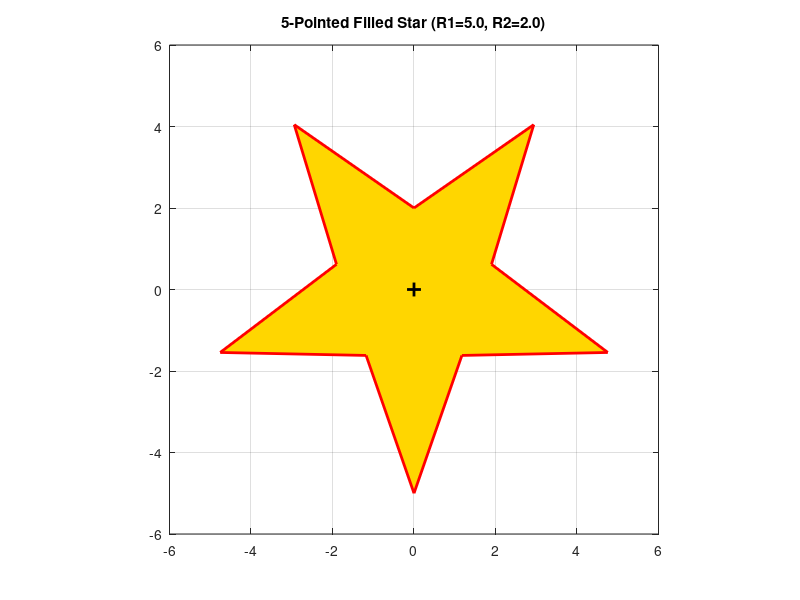

Write the MATLAB code that produced this figure.
% Draw a filled 5-pointed star with customizable inner and outer radius
% 绘制可填充的五角星（可指定内外半径）

%% Parameters
N = 5;        % Number of points (顶点数)
R1 = 5;       % Outer radius (外半径)
R2 = 2;       % Inner radius (内半径)
sang = -90;   % Start angle in degrees (起始角度)
fill_color = [1, 0.84, 0];   % Fill color (gold: RGB)
edge_color = [1, 0, 0];       % Edge color (red: RGB)
line_width = 2;        % Line width

%% Calculate vertices
num_vertices = 2 * N;  % 2*N vertices (outer + inner)
vertices = zeros(num_vertices, 2);

for i = 1:num_vertices
    angle = sang + (i - 1) * 180 / N;  % Each vertex separated by 180/N degrees
    if mod(i, 2) == 1
        r = R1;  % Outer vertex
    else
        r = R2;  % Inner vertex
    end
    vertices(i, 1) = r * cosd(angle);
    vertices(i, 2) = r * sind(angle);
end

%% Create filled star figure
figure('Position', [100 100 800 800]);

% Fill the star
fill(vertices(:,1), vertices(:,2), fill_color, ...
    'EdgeColor', edge_color, 'LineWidth', line_width);

% Set axis properties
axis equal;
grid on;
xlim([-R1*1.2, R1*1.2]);
ylim([-R1*1.2, R1*1.2]);
title(sprintf('%d-Pointed Filled Star (R1=%.1f, R2=%.1f)', N, R1, R2));

% Draw center point
hold on;
plot(0, 0, 'k+', 'MarkerSize', 10, 'LineWidth', 2);
hold off;

fprintf('Filled star created successfully!\n');
fprintf('Number of points: %d\n', N);
fprintf('Outer radius: %.1f\n', R1);
fprintf('Inner radius: %.1f\n', R2);
fprintf('Fill color: %s\n', fill_color);
fprintf('Edge color: %s\n', edge_color);
